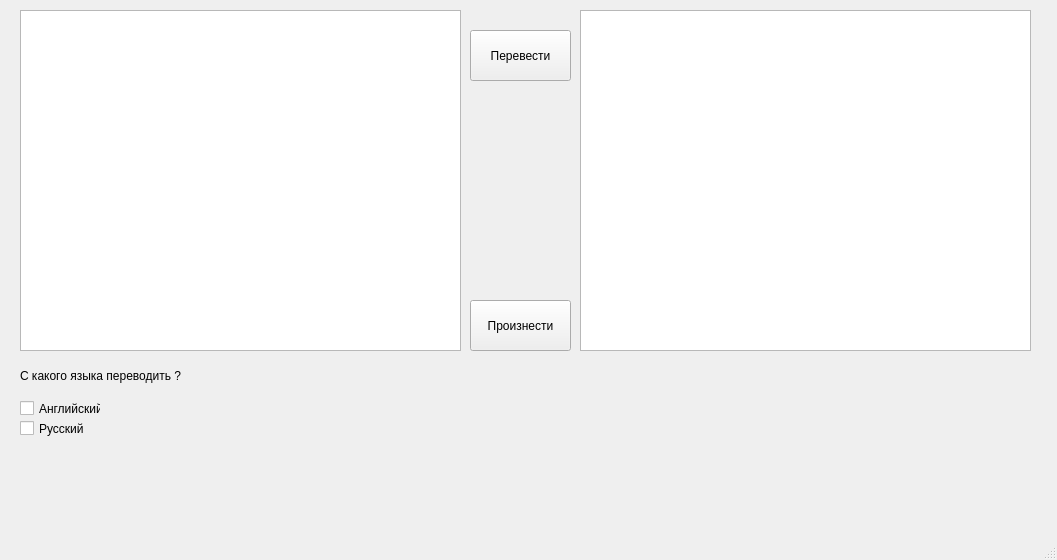
<?xml version="1.0" encoding="UTF-8"?>
<ui version="4.0">
 <class>MainWindow</class>
 <widget class="QMainWindow" name="MainWindow">
  <property name="geometry">
   <rect>
    <x>0</x>
    <y>0</y>
    <width>1057</width>
    <height>560</height>
   </rect>
  </property>
  <property name="windowTitle">
   <string>MainWindow</string>
  </property>
  <widget class="QWidget" name="centralwidget">
   <widget class="QPushButton" name="pushButton">
    <property name="geometry">
     <rect>
      <x>470</x>
      <y>30</y>
      <width>101</width>
      <height>51</height>
     </rect>
    </property>
    <property name="text">
     <string>Перевести</string>
    </property>
   </widget>
   <widget class="QTextEdit" name="textEdit">
    <property name="geometry">
     <rect>
      <x>20</x>
      <y>10</y>
      <width>441</width>
      <height>341</height>
     </rect>
    </property>
   </widget>
   <widget class="QTextEdit" name="textEdit_2">
    <property name="geometry">
     <rect>
      <x>580</x>
      <y>10</y>
      <width>451</width>
      <height>341</height>
     </rect>
    </property>
   </widget>
   <widget class="QCheckBox" name="checkBox">
    <property name="geometry">
     <rect>
      <x>20</x>
      <y>400</y>
      <width>81</width>
      <height>17</height>
     </rect>
    </property>
    <property name="text">
     <string>Английский</string>
    </property>
   </widget>
   <widget class="QCheckBox" name="checkBox_2">
    <property name="geometry">
     <rect>
      <x>20</x>
      <y>420</y>
      <width>81</width>
      <height>17</height>
     </rect>
    </property>
    <property name="text">
     <string>Русский</string>
    </property>
   </widget>
   <widget class="QLabel" name="label">
    <property name="geometry">
     <rect>
      <x>20</x>
      <y>360</y>
      <width>261</width>
      <height>31</height>
     </rect>
    </property>
    <property name="text">
     <string>С какого языка переводить ?</string>
    </property>
   </widget>
   <widget class="QPushButton" name="pushButton_2">
    <property name="geometry">
     <rect>
      <x>470</x>
      <y>300</y>
      <width>101</width>
      <height>51</height>
     </rect>
    </property>
    <property name="text">
     <string>Произнести</string>
    </property>
   </widget>
  </widget>
  <widget class="QMenuBar" name="menubar">
   <property name="geometry">
    <rect>
     <x>0</x>
     <y>0</y>
     <width>1057</width>
     <height>21</height>
    </rect>
   </property>
  </widget>
  <widget class="QStatusBar" name="statusbar"/>
 </widget>
 <resources/>
 <connections/>
</ui>
